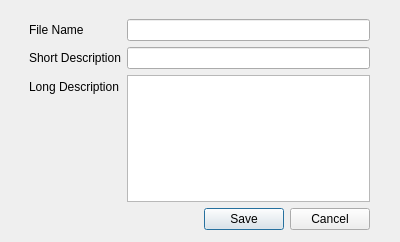
<?xml version="1.0" encoding="UTF-8"?>
<ui version="4.0">
 <class>ExportZoneDialog</class>
 <widget class="QDialog" name="ExportZoneDialog">
  <property name="geometry">
   <rect>
    <x>0</x>
    <y>0</y>
    <width>400</width>
    <height>242</height>
   </rect>
  </property>
  <property name="windowTitle">
   <string>Zone Design Exporter</string>
  </property>
  <property name="modal">
   <bool>true</bool>
  </property>
  <widget class="QWidget" name="verticalLayoutWidget">
   <property name="geometry">
    <rect>
     <x>29</x>
     <y>19</y>
     <width>341</width>
     <height>211</height>
    </rect>
   </property>
   <layout class="QVBoxLayout" name="verticalLayout">
    <item>
     <layout class="QFormLayout" name="formLayout">
      <property name="sizeConstraint">
       <enum>QLayout::SetDefaultConstraint</enum>
      </property>
      <property name="fieldGrowthPolicy">
       <enum>QFormLayout::AllNonFixedFieldsGrow</enum>
      </property>
      <item row="0" column="0">
       <widget class="QLabel" name="labelFileName">
        <property name="text">
         <string>File Name</string>
        </property>
       </widget>
      </item>
      <item row="0" column="1">
       <widget class="QLineEdit" name="lineEditFileName"/>
      </item>
      <item row="1" column="0">
       <widget class="QLabel" name="labelShortDesc">
        <property name="text">
         <string>Short Description</string>
        </property>
       </widget>
      </item>
      <item row="1" column="1">
       <widget class="QLineEdit" name="lineEditShortDesc"/>
      </item>
      <item row="2" column="0">
       <widget class="QLabel" name="labelLongDesc">
        <property name="text">
         <string>Long Description</string>
        </property>
       </widget>
      </item>
      <item row="2" column="1">
       <widget class="QPlainTextEdit" name="plainTextEditLongDesc"/>
      </item>
      <item row="5" column="1">
       <widget class="QDialogButtonBox" name="buttonBox">
        <property name="orientation">
         <enum>Qt::Horizontal</enum>
        </property>
        <property name="standardButtons">
         <set>QDialogButtonBox::Cancel|QDialogButtonBox::Save</set>
        </property>
       </widget>
      </item>
     </layout>
    </item>
   </layout>
  </widget>
 </widget>
 <resources/>
 <connections>
  <connection>
   <sender>buttonBox</sender>
   <signal>accepted()</signal>
   <receiver>ExportZoneDialog</receiver>
   <slot>accept()</slot>
   <hints>
    <hint type="sourcelabel">
     <x>248</x>
     <y>254</y>
    </hint>
    <hint type="destinationlabel">
     <x>157</x>
     <y>274</y>
    </hint>
   </hints>
  </connection>
  <connection>
   <sender>buttonBox</sender>
   <signal>rejected()</signal>
   <receiver>ExportZoneDialog</receiver>
   <slot>reject()</slot>
   <hints>
    <hint type="sourcelabel">
     <x>316</x>
     <y>260</y>
    </hint>
    <hint type="destinationlabel">
     <x>286</x>
     <y>274</y>
    </hint>
   </hints>
  </connection>
 </connections>
</ui>
